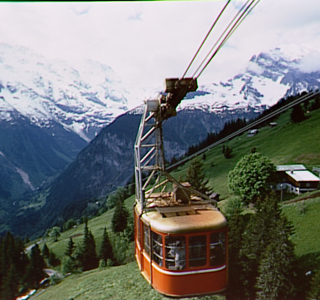
#> input picture TP1/cablecar.BMP, 320 x 300 px, found by its file name
$ python exercice.py
#> lines starting #> are read from the running program, lines starting #| are printed output that depends on the picture
import cv2
import numpy as np
import matplotlib.pyplot as plt

img = cv2.imread("cablecar.bmp")
#> img is the input picture: shape (300, 320, 3); mean B, G, R 117.6, 120, 117.9

# Convert color spaces
gray = cv2.cvtColor(img, cv2.COLOR_BGR2GRAY)
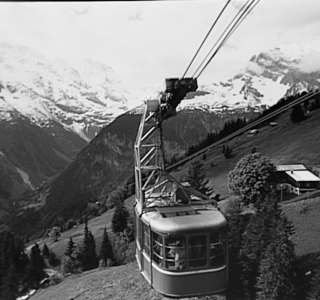
#> gray: shape (300, 320); min 0, max 252, mean 119.1
ycrcb = cv2.cvtColor(img, cv2.COLOR_BGR2YCrCb)
#> ycrcb: shape (300, 320, 3); mean of channels 0, 1, 2 119.1, 127.1, 127.2
hsv = cv2.cvtColor(img, cv2.COLOR_BGR2HSV)
#> hsv: shape (300, 320, 3); mean H, S, V 83.5, 91.2, 133.8

# Convert for matplotlib
rgb = cv2.cvtColor(img, cv2.COLOR_BGR2RGB)
ycrcb = cv2.cvtColor(ycrcb, cv2.COLOR_BGR2RGB)
#> ycrcb: shape (300, 320, 3); mean of channels 0, 1, 2 127.2, 127.1, 119.1
hsv = cv2.cvtColor(hsv, cv2.COLOR_BGR2RGB)
#> hsv: shape (300, 320, 3); mean H, S, V 133.8, 91.2, 83.5

# Padding border
border = np.pad(rgb, ((20,20),(20,20),(0,0)), mode='constant', constant_values=0)
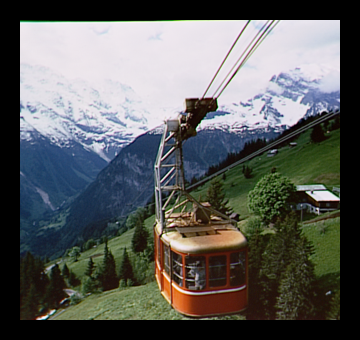
#> border: shape (340, 360, 3); mean R, G, B 92.5, 94.1, 92.2

figure, plot = plt.subplots(1,4)

plot[0].imshow(gray, cmap="gray")
plot[0].set_title("Gray")
plot[0].axis("off")

plot[1].imshow(ycrcb)
plot[1].set_title("YCbCr")
plot[1].axis("off")

plot[2].imshow(hsv)
plot[2].set_title("HSV")
plot[2].axis("off")

plot[3].imshow(border)
plot[3].set_title("Border Image")
plot[3].axis("off")

plt.show()
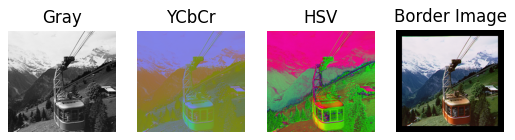
#> figure drawn by matplotlib, 4 panels
